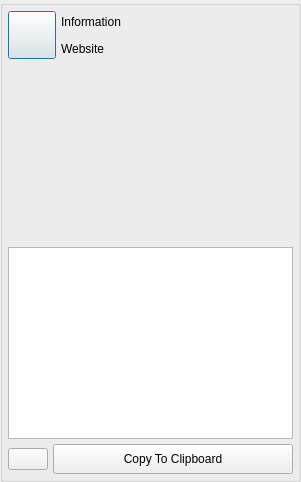
<?xml version="1.0" encoding="UTF-8"?>
<ui version="4.0">
 <class>InformationDialog</class>
 <widget class="QDialog" name="InformationDialog">
  <property name="geometry">
   <rect>
    <x>0</x>
    <y>0</y>
    <width>301</width>
    <height>482</height>
   </rect>
  </property>
  <property name="sizePolicy">
   <sizepolicy hsizetype="Preferred" vsizetype="Preferred">
    <horstretch>0</horstretch>
    <verstretch>0</verstretch>
   </sizepolicy>
  </property>
  <property name="minimumSize">
   <size>
    <width>0</width>
    <height>50</height>
   </size>
  </property>
  <property name="maximumSize">
   <size>
    <width>16777215</width>
    <height>16777215</height>
   </size>
  </property>
  <property name="windowTitle">
   <string>Information</string>
  </property>
  <layout class="QVBoxLayout" name="verticalLayout">
   <property name="spacing">
    <number>0</number>
   </property>
   <property name="leftMargin">
    <number>0</number>
   </property>
   <property name="topMargin">
    <number>0</number>
   </property>
   <property name="rightMargin">
    <number>0</number>
   </property>
   <property name="bottomMargin">
    <number>0</number>
   </property>
   <item>
    <widget class="TitleBarWidget" name="m_TitleBarWidget" native="true">
     <property name="sizePolicy">
      <sizepolicy hsizetype="Expanding" vsizetype="Preferred">
       <horstretch>0</horstretch>
       <verstretch>0</verstretch>
      </sizepolicy>
     </property>
     <property name="minimumSize">
      <size>
       <width>0</width>
       <height>0</height>
      </size>
     </property>
     <property name="maximumSize">
      <size>
       <width>16777215</width>
       <height>16777215</height>
      </size>
     </property>
    </widget>
   </item>
   <item>
    <widget class="QGroupBox" name="StyledDlgItemsBox">
     <property name="sizePolicy">
      <sizepolicy hsizetype="Expanding" vsizetype="Expanding">
       <horstretch>0</horstretch>
       <verstretch>0</verstretch>
      </sizepolicy>
     </property>
     <property name="minimumSize">
      <size>
       <width>0</width>
       <height>0</height>
      </size>
     </property>
     <property name="title">
      <string/>
     </property>
     <layout class="QVBoxLayout" name="verticalLayout_3">
      <property name="spacing">
       <number>5</number>
      </property>
      <property name="leftMargin">
       <number>5</number>
      </property>
      <property name="topMargin">
       <number>5</number>
      </property>
      <property name="rightMargin">
       <number>5</number>
      </property>
      <property name="bottomMargin">
       <number>5</number>
      </property>
      <item>
       <layout class="QHBoxLayout" name="horizontalLayout_3">
        <item>
         <widget class="VxPushButton" name="m_ServiceInfoButton">
          <property name="minimumSize">
           <size>
            <width>48</width>
            <height>48</height>
           </size>
          </property>
          <property name="maximumSize">
           <size>
            <width>48</width>
            <height>48</height>
           </size>
          </property>
          <property name="text">
           <string/>
          </property>
          <property name="iconSize">
           <size>
            <width>48</width>
            <height>48</height>
           </size>
          </property>
         </widget>
        </item>
        <item>
         <layout class="QVBoxLayout" name="verticalLayout_2">
          <item>
           <widget class="QLabel" name="m_InfoLabel">
            <property name="sizePolicy">
             <sizepolicy hsizetype="Expanding" vsizetype="Preferred">
              <horstretch>0</horstretch>
              <verstretch>0</verstretch>
             </sizepolicy>
            </property>
            <property name="text">
             <string>Information</string>
            </property>
           </widget>
          </item>
          <item>
           <layout class="QHBoxLayout" name="horizontalLayout">
            <item>
             <widget class="QLabel" name="m_VisitLabel">
              <property name="text">
               <string>Website</string>
              </property>
             </widget>
            </item>
            <item>
             <widget class="QLabel" name="m_WebsiteUrlLabel">
              <property name="sizePolicy">
               <sizepolicy hsizetype="Expanding" vsizetype="Preferred">
                <horstretch>0</horstretch>
                <verstretch>0</verstretch>
               </sizepolicy>
              </property>
              <property name="text">
               <string/>
              </property>
             </widget>
            </item>
           </layout>
          </item>
         </layout>
        </item>
       </layout>
      </item>
      <item>
       <widget class="VxLabel" name="m_PictureLabel">
        <property name="sizePolicy">
         <sizepolicy hsizetype="Expanding" vsizetype="Expanding">
          <horstretch>0</horstretch>
          <verstretch>0</verstretch>
         </sizepolicy>
        </property>
        <property name="minimumSize">
         <size>
          <width>0</width>
          <height>0</height>
         </size>
        </property>
        <property name="text">
         <string/>
        </property>
       </widget>
      </item>
      <item>
       <widget class="QPlainTextEdit" name="m_InfoText">
        <property name="readOnly">
         <bool>true</bool>
        </property>
       </widget>
      </item>
      <item>
       <layout class="QHBoxLayout" name="horizontalLayout_2">
        <item>
         <widget class="VxPushButton" name="m_ClipboardIconButton">
          <property name="text">
           <string notr="true"/>
          </property>
         </widget>
        </item>
        <item>
         <widget class="VxPushButton" name="m_ClipboardButton">
          <property name="sizePolicy">
           <sizepolicy hsizetype="Expanding" vsizetype="Fixed">
            <horstretch>0</horstretch>
            <verstretch>0</verstretch>
           </sizepolicy>
          </property>
          <property name="minimumSize">
           <size>
            <width>0</width>
            <height>30</height>
           </size>
          </property>
          <property name="maximumSize">
           <size>
            <width>16777215</width>
            <height>30</height>
           </size>
          </property>
          <property name="text">
           <string>Copy To Clipboard</string>
          </property>
         </widget>
        </item>
       </layout>
      </item>
     </layout>
    </widget>
   </item>
   <item>
    <widget class="BottomBarWidget" name="m_BottomBarWidget" native="true">
     <property name="sizePolicy">
      <sizepolicy hsizetype="Expanding" vsizetype="Preferred">
       <horstretch>0</horstretch>
       <verstretch>0</verstretch>
      </sizepolicy>
     </property>
     <property name="minimumSize">
      <size>
       <width>30</width>
       <height>0</height>
      </size>
     </property>
     <property name="autoFillBackground">
      <bool>true</bool>
     </property>
    </widget>
   </item>
  </layout>
 </widget>
 <customwidgets>
  <customwidget>
   <class>TitleBarWidget</class>
   <extends>QWidget</extends>
   <header>TitleBarWidget.h</header>
   <container>1</container>
  </customwidget>
  <customwidget>
   <class>BottomBarWidget</class>
   <extends>QWidget</extends>
   <header location="global">BottomBarWidget.h</header>
   <container>1</container>
  </customwidget>
  <customwidget>
   <class>VxPushButton</class>
   <extends>QPushButton</extends>
   <header>VxPushButton.h</header>
  </customwidget>
  <customwidget>
   <class>VxLabel</class>
   <extends>QLabel</extends>
   <header>VxLabel.h</header>
  </customwidget>
 </customwidgets>
 <resources/>
 <connections/>
</ui>
